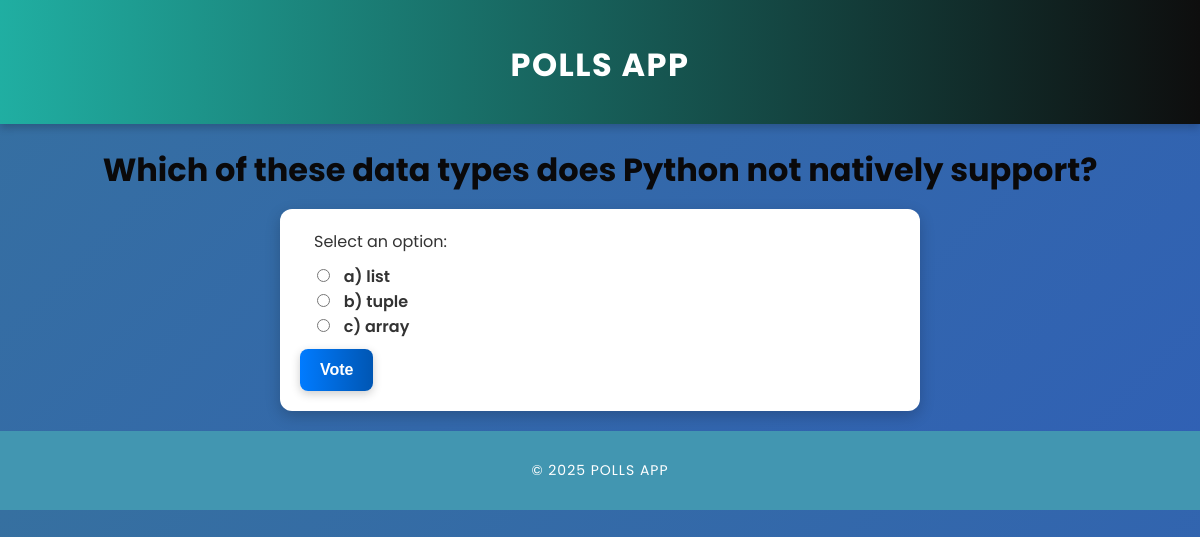
Screenshot of /polls/7/ with the database file from the repository.
### polls/models.py (models this page shows, shortened)
class Question(models.Model):
    question_text = models.CharField(max_length=200)
    pub_date = models.DateTimeField("date published")

class Choice(models.Model):
    question = models.ForeignKey(Question, on_delete=models.CASCADE)
    choice_text = models.CharField(max_length=200)
    votes = models.IntegerField(default=0)

### polls/views.py (the view)
# urls.py: path("<int:question_id>/", views.detail, name="detail"),
def detail(request, question_id):
    question = get_object_or_404(Question, pk=question_id)
    return render(request, "polls/detail.html", {"question": question})

### polls/templates/polls/detail.html (shortened to what this page needs)
{% extends "polls/base.html" %}
{% block content %}
    <h1>{{ question.question_text }}</h1>
    <form action="{% url 'polls:vote' question.id %}" method="post">
        <fieldset>
            <legend>Select an option:</legend>
            {% for choice in question.choice_set.all %}
                <label>
                    <input type="radio" name="choice" value="{{ choice.id }}">
                    {{ choice.choice_text }}
                </label><br>
            {% endfor %}
        </fieldset>
        <button type="submit">Vote</button>
    </form>
{% endblock %}

### polls/static/polls/css/style.css (style rules this page uses)
body { font-family: 'Poppins', sans-serif; background: linear-gradient(135deg, #3670a0, #3060b5); color: #333; margin: 0; padding: 0; text-align: center; }
h1 { color: #0a090a; font-size: 32px; margin-bottom: 15px; font-weight: 700; }
form { background: white; padding: 20px; border-radius: 12px; box-shadow: 0 5px 15px rgba(0, 0, 0, 0.2); width: 50%; display: inline-block; text-align: left; transition: all 0.3s ease-in-out; }
fieldset { border: none; padding: 10px; }
input[type="radio"] { margin-right: 10px; }
label { font-size: 16px; font-weight: 600; cursor: pointer; }
button, input[type="submit"] { background: linear-gradient(90deg, #007bff, #0056b3); color: white; border: none; padding: 12px 20px; border-radius: 8px; cursor: pointer; font-size: 16px; font-weight: bold; transition: all 0.3s ease-in-out; box-shadow: 0 3px 10px rgba(0, 0, 0, 0.2); }
h1, ul, form, .button { animation: fadeIn 0.6s ease-in-out; }

### rows the page displays
Question: question_text "Which of these data types does Python not natively support?"
Choice: choice_text "a) list"
Choice: choice_text "b) tuple"
Choice: choice_text "c) array"
